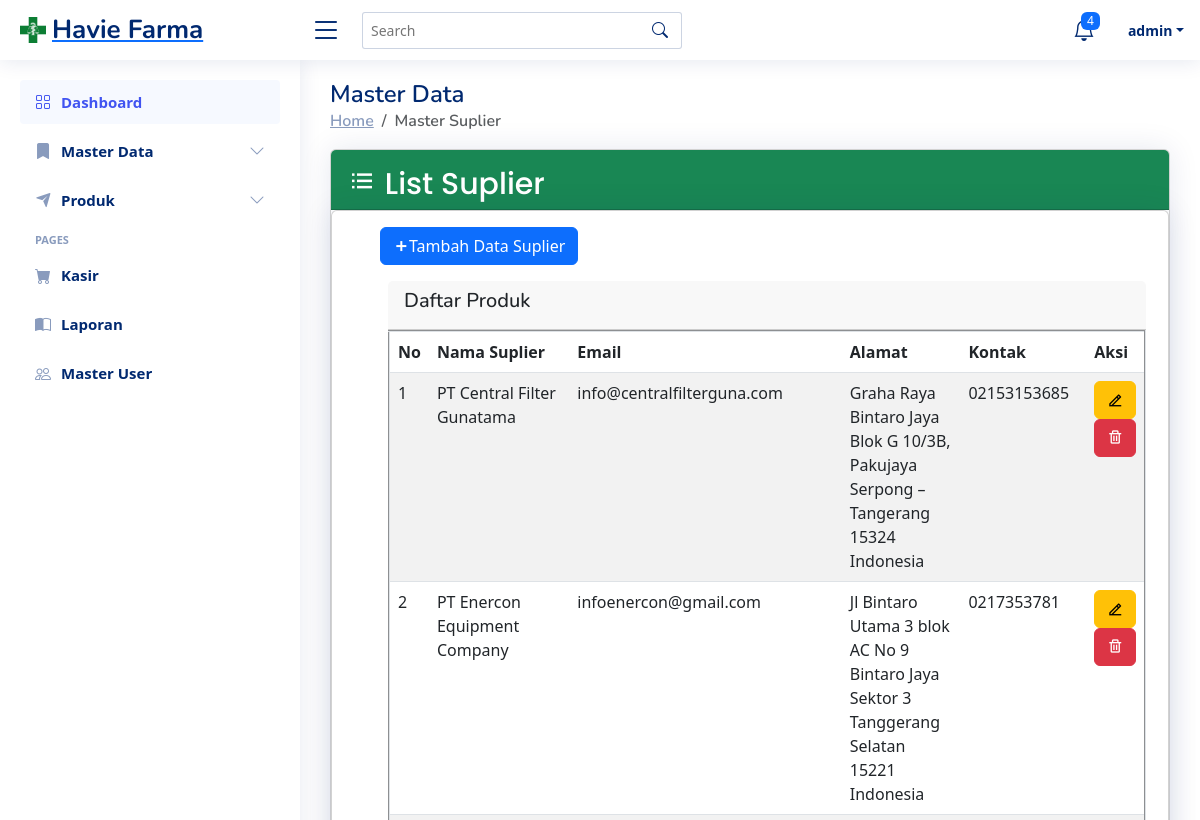
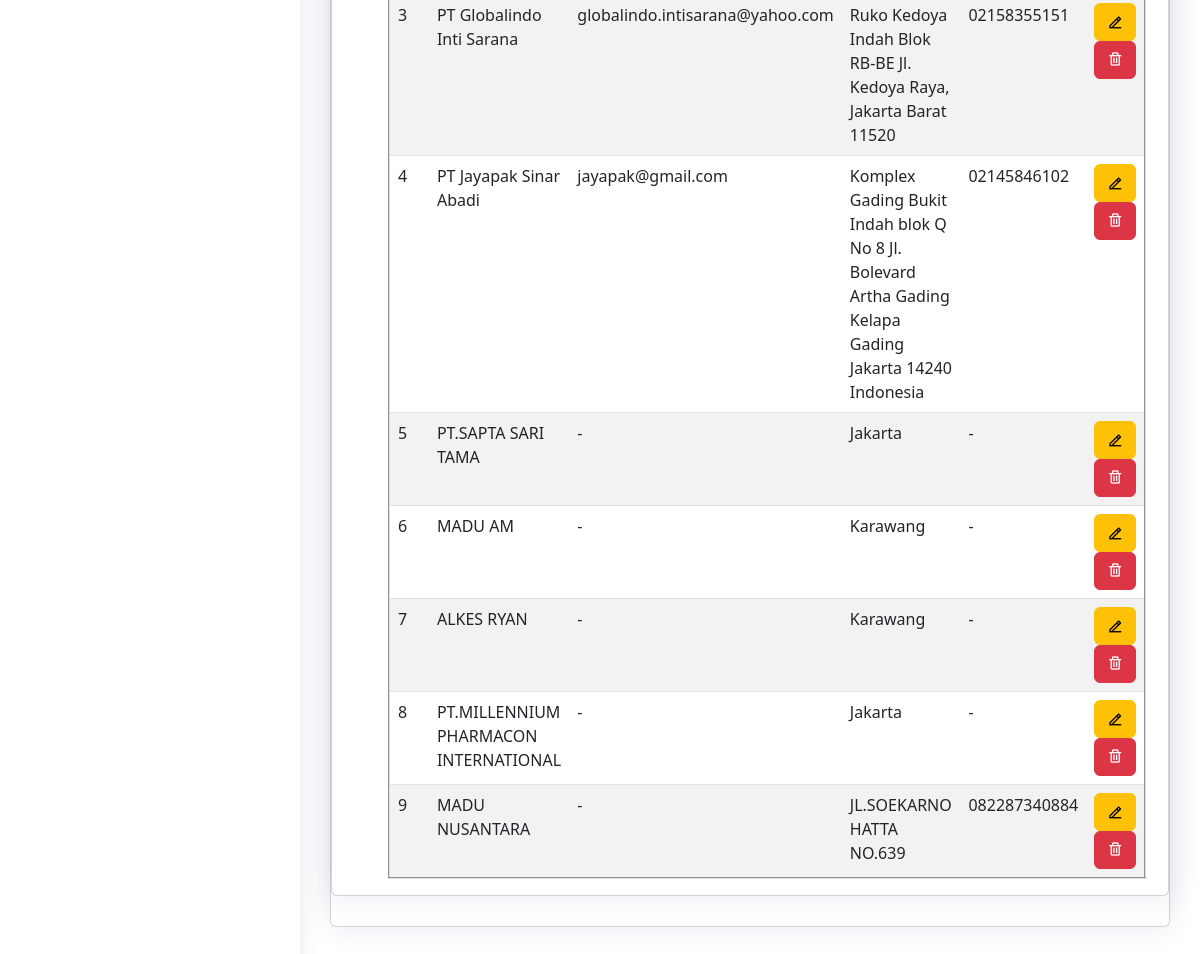
The page /masterdata/mastersuplier (signed in) on the database as committed earlier (2 pictures, top to bottom).
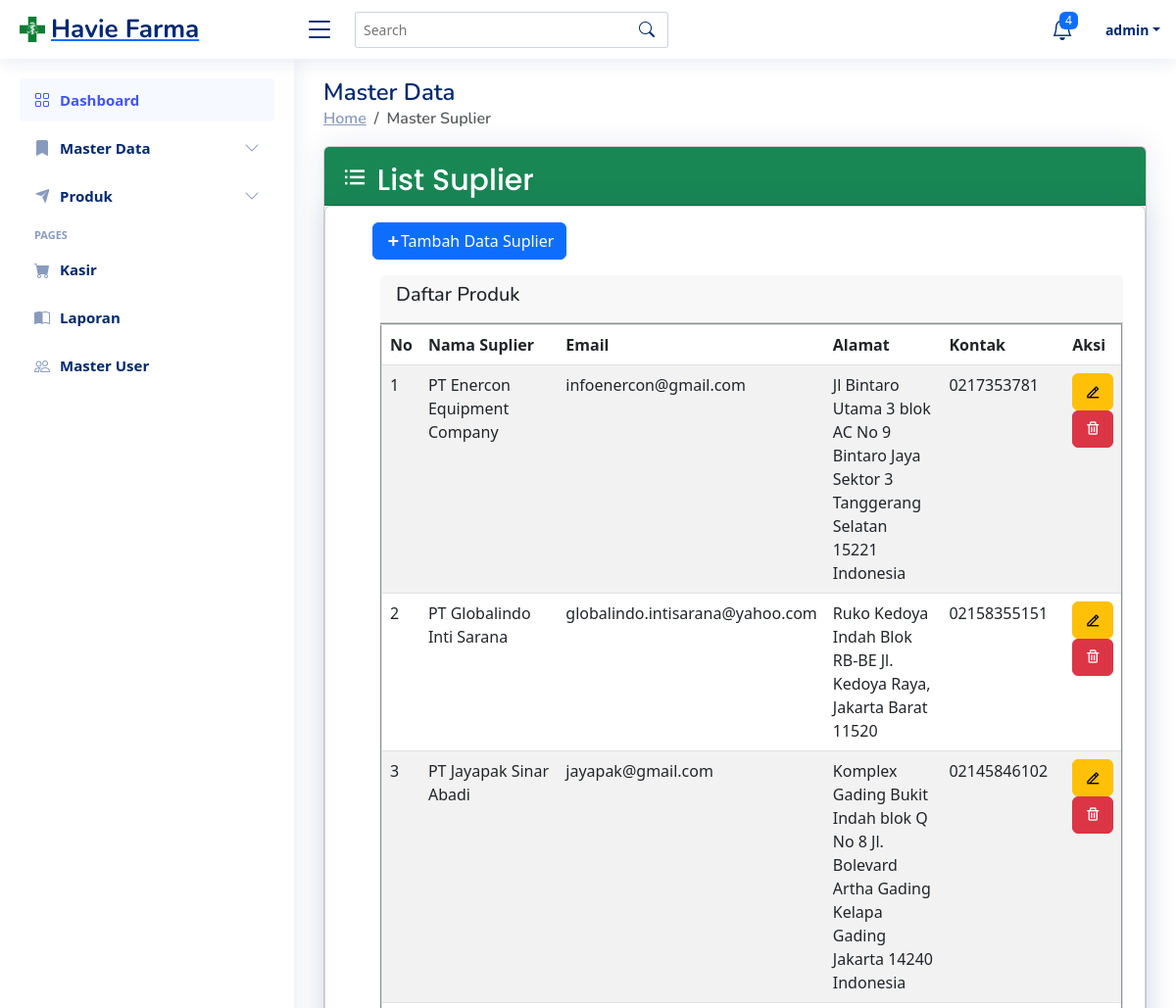
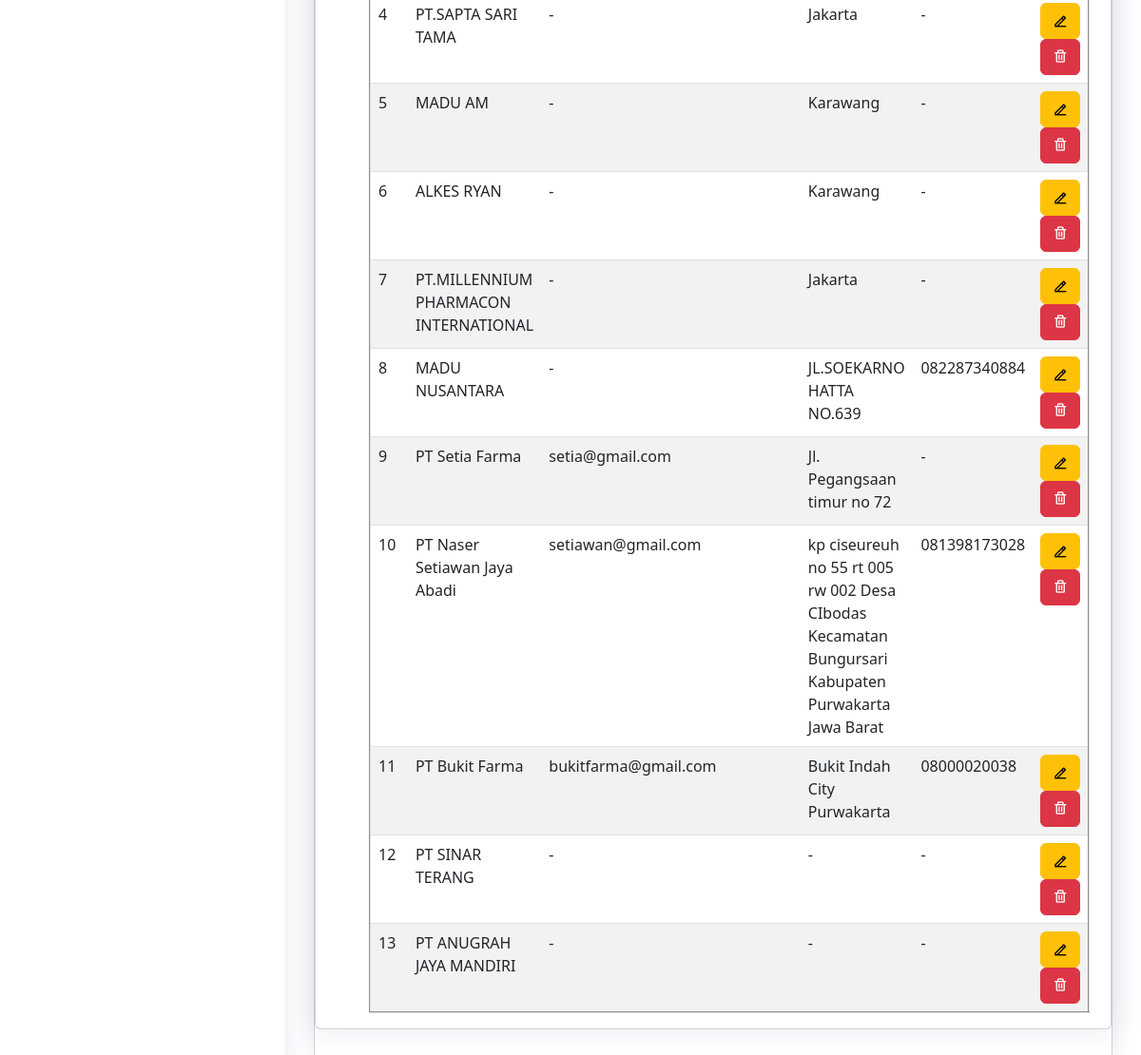
The same page on the database as committed later (2 pictures, top to bottom).
### tables this page shows
CREATE TABLE `tbl_m_suplier` (
  `id_suplier_tms` int(11) NOT NULL,
  `name_tms` varchar(50) NOT NULL,
  `address_tms` varchar(200) NOT NULL,
  `phone_number_tms` varchar(15) NOT NULL,
  `email_tms` varchar(100) NOT NULL,
  `website_tms` varchar(50) DEFAULT NULL,
  `information_tms` varchar(100) NOT NULL
);

### app/core/Controller.php (called while the page is built, shortened)
<?php
class Controller {
    public function view($view, $data = []) {
        require_once './../app/views/'.$view.'.php';
    }
    public function model($model)
    {
        return new $model;
    }
}

### app/controllers/Masterdata.php (called while the page is built, shortened)
<?php
class Masterdata extends Controller
{
    public function mastersuplier()
    {
        $data['title'] = "Master Data | Master Suplier";
        $data['suplier'] = $this->model('Suplier')->getAllSuplier();
        $this->view('templates/header', $data);
        $this->view("masterdata/mastersuplier", $data);
        $this->view('templates/footer');
    }
}

### app/core/App.php (called while the page is built, shortened)
<?php
class App {
    protected $method = 'index';
    protected $params = [];
    public function __construct() {
        $url = $this->parseURL();
        if (file_exists('./../app/controllers/'.ucfirst($url[0]).'.php')) {
            unset($url[0]);
        }
        $this->controller = new $this->controller();
        if (isset($url[1])) {
            if(method_exists($this->controller, $url[1])) {
                $this->method = $url[1];
            }
        }
        call_user_func_array([$this->controller, $this->method], $this->params);
    }
    public function parseURL() {
        if (isset($_GET['url'])) {
            $url = $_GET['url'];
            $url = rtrim($url,'/');
            $url = filter_var($url, FILTER_SANITIZE_URL);
            $url = explode('/', $url);
            return $url;
        }
    }
}

### public/index.php (called while the page is built, shortened)
<?php
$app = new App();

### app/core/Database.php (called while the page is built, shortened)
<?php
class Database
{
    private $host = DB_HOST;
    private $user = DB_USER;
    private $password = DB_PASS;
    private $db_name = DB_NAME;
    private $db_connect;
    private $stmt;
    public function __construct()
    {
        $dsn = 'mysql:host='. $this->host . ';dbname=' . $this->db_name;
        $option = [
            PDO::ATTR_PERSISTENT => true,
            PDO::ATTR_ERRMODE => PDO::ERRMODE_EXCEPTION
        ];
        try {
            $this->db_connect = new PDO($dsn, $this->user, $this->password, $option);
        } catch (PDOException $e) {
            die('' . $e->getMessage());
        }
    }
    public function query($query)
    {
        $this->stmt = $this->db_connect->prepare($query);
    }
    public function execute()
    {
        $this->stmt->execute();
    }
    public function resultSet()
    {
        $this->execute();
        return $this->stmt->fetchAll(PDO::FETCH_ASSOC);
    }
}

### app/models/Suplier.php (called while the page is built, shortened)
<?php
class Suplier {
    private $db;
    public function __construct()
    {
        $this->db = new Database();
    }
    public function getAllSuplier() {
        $this->db->query("SELECT * FROM tbl_m_suplier");
        return $this->db->resultSet();
    }
}

### app/views/masterdata/mastersuplier.php (the view, shortened to what this page needs)
<main id="main" class="main">
    <div class="pagetitle">
        <h1>Master Data</h1>
        <nav>
            <ol class="breadcrumb">
                <li class="breadcrumb-item"><a href="dashboard.php">Home</a></li>
                <li class="breadcrumb-item active">Master Suplier</li>
            </ol>
        </nav>
    </div>
    <section class="section masterdata">
        <div class="card">
            <div class="card-header bg-success" style="height : 60px;">
                <h2 class="card-title py-2" style="font-size : 30px; color : white;">
                    <i class="bx bx-list-ul fa"></i> List Suplier
                </h2>
            </div>
            <div class="card body">
                <div class='addproduct'>
                    <button type="button" class="btn btn-primary mt-3 ms-5 addProduct" data-bs-toggle="modal"
                        data-bs-target="#staticBackdrop">
                        <b><i class="ri-add-fill "></i></b>Tambah Data Suplier</button>
                </div>
                <div class="col-lg-11 ms-5 ps-2 mt-3">
                    <div class="card-header">
                        <h5>Daftar Produk</h5>
                    </div>
                    <table id="unit" class="table table-striped " border="2" style="width:100%">
                        <thead class="thead-primary">
                            <tr>
                                <th>No</th>
                                <th>Nama Suplier</th>
                                <th>Email</th>
                                <th>Alamat</th>
                                <th>Kontak</th>
                                <th>Aksi</th>
                            </tr>
                        </thead>
                        <tbody>
                            <?php
                            $no = 0;
                            foreach ($data['suplier'] as $row):
                                if($row['name_tms'] == '-'){
                                    continue;
                                }
                                $no += 1;
                                ?>
                                <tr>
                                    <td>
                                        <?= $no ?>
                                    </td>
                                    <td>
                                        <?= $row['name_tms']; ?>
                                    </td>
                                    <td>
                                        <?= $row['email_tms']; ?>
                                    </td>
                                    <td>
                                        <?= $row['address_tms']; ?>
                                    </td>
                                    <td>
                                        <?= $row['phone_number_tms']; ?>
                                    </td>
                                    <td>
                                        <a class="btn btn-warning suplierModalUpdate" href="#" data-bs-toggle="modal"
                                            data-bs-target="#staticBackdrop" role="button"
                                            data-id="<?= $row['id_suplier_tms']; ?>" data-url="<?= BASEURL; ?>"><i class="ri ri-edit-2-line"></i></a>
                                        <a class="btn btn-danger"
                                            href="<?= BASEURL ?>masterdata/mastersuplierDelete/<?= $row['id_suplier_tms'] ?>"
                                            role="button"
                                            onclick="return confirm('Hapus <?= $row['name_tms'] ?>')"><i class="bx bx-trash"></i></a>
                                    </td>
                                </tr>
                            <?php endforeach; ?>
                        </tbody>
                    </table>
                </div>
            </div>
        </div>
    </section>

### app/views/templates/header.php (shortened to what this page needs)
<!DOCTYPE html>
<html lang="en">
<head>
  <link rel="stylesheet" href="https://cdnjs.cloudflare.com/ajax/libs/font-awesome/4.7.0/css/font-awesome.min.css">
  <link href="<?= BASEURL ?>vendor/bootstrap/css/bootstrap.min.css" rel="stylesheet">
  <link href="<?= BASEURL ?>vendor/bootstrap-icons/bootstrap-icons.css" rel="stylesheet">
  <link href="<?= BASEURL ?>vendor/boxicons/css/boxicons.min.css" rel="stylesheet">
  <link href="<?= BASEURL ?>vendor/quill/quill.snow.css" rel="stylesheet">
  <link href="<?= BASEURL ?>vendor/quill/quill.bubble.css" rel="stylesheet">
  <link href="<?= BASEURL ?>vendor/remixicon/remixicon.css" rel="stylesheet">
  <link href="<?= BASEURL ?>vendor/simple-datatables/style.css" rel="stylesheet">
  <link href="<?= BASEURL ?>css/style.css" rel="stylesheet">
  <link rel="stylesheet" href="  https://cdnjs.cloudflare.com/ajax/libs/twitter-bootstrap/5.3.0/css/bootstrap.min.css
">
  <link rel="stylesheet" href="    https://cdn.datatables.net/1.13.7/css/dataTables.bootstrap5.min.css
">
</head>
<body>
  <header id="header" class="header fixed-top d-flex align-items-center">
    <div class="d-flex align-items-center justify-content-between">
      <a href="index.html" class="logo d-flex align-items-center">
        <img src="<?=BASEURL?>img/logoapotek.png" alt="Ini Logo">
        <span class="d-none d-lg-block">Havie Farma</span>
      </a>
      <i class="bi bi-list toggle-sidebar-btn"></i>
    </div>
    <div class="search-bar">
      <form class="search-form d-flex align-items-center" method="POST" action="#">
        <input type="text" name="query" placeholder="Search" title="Enter search keyword">
        <button type="submit" title="Search"><i class="bi bi-search"></i></button>
      </form>
    </div>
    <nav class="header-nav ms-auto">
      <ul class="d-flex align-items-center">
        <li class="nav-item dropdown">
          <a class="nav-link nav-icon" href="#" data-bs-toggle="dropdown">
            <i class="bi bi-bell"></i>
            <span class="badge bg-primary badge-number">4</span>
          </a>
        </li>
        <li class="nav-item dropdown pe-3">
          <a class="nav-link nav-profile d-flex align-items-center pe-0" href="#" data-bs-toggle="dropdown">
            <span class="d-none d-md-block dropdown-toggle ps-2"><?=$_SESSION['name']?></span>
          </a>
        </li>
      </ul>
    </nav>
  </header>
  <?php include 'sidebar.php';
  ?>

### app/views/templates/sidebar.php (shortened to what this page needs)
<aside id="sidebar" class="sidebar">
  <ul class="sidebar-nav" id="sidebar-nav">
    <li class="nav-item">
      <a class="nav-link " href="<?= BASEURL ?>home/index">
        <i class="bi bi-grid"></i>
        <span>Dashboard</span>
      </a>
    </li>
    <li class="nav-item">
      <a class="nav-link collapsed" data-bs-target="#components-nav" data-bs-toggle="collapse" href="#">
        <i class="bi bi-bookmark-fill"></i><span>Master Data</span><i class="bi bi-chevron-down ms-auto"></i>
      </a>
    </li>
    <li class="nav-item">
      <a class="nav-link collapsed" data-bs-target="#components-nav-product" data-bs-toggle="collapse" href="#">
        <i class="ri-send-plane-fill"></i><span>Produk</span><i class="bi bi-chevron-down ms-auto"></i>
      </a>
    </li>
    <li class="nav-heading">Pages</li>
    <li class="nav-item">
      <a class="nav-link collapsed" href="<?=BASEURL?>cashier">
        <i class="bi bi-cart-fill"></i>
        <span>Kasir</span>
      </a>
    </li>
    <li class="nav-item">
      <a class="nav-link collapsed" href="../pembeliantiket/pembeliantiket">
        <i class="bi bi-book-half"></i>
        <span>Laporan</span>
      </a>
    </li>
    <li class="nav-item">
      <a class="nav-link collapsed" href="../masteruser/masteruser">
        <i class="bi bi-people"></i>
        <span>Master User</span>
      </a>
    </li>
  </ul>
</aside>

### app/views/templates/footer.php (shortened to what this page needs)
</body>
</html>

### public/css/style.css (style rules this page uses)
:root { scroll-behavior: smooth; }
body { font-family: "Open Sans", sans-serif; background: #f6f9ff; color: #444444; }
a { color: #4154f1; text-decoration: none; }
h1, h2, h3, h4, h5, h6 { font-family: "Nunito", sans-serif; }
#main { margin-top: 60px; padding: 20px 30px; transition: all 0.3s; }
.pagetitle { margin-bottom: 10px; }
.pagetitle h1 { font-size: 24px; margin-bottom: 0; font-weight: 600; color: #012970; }
.card { margin-bottom: 30px; border: none; border-radius: 5px; box-shadow: 0px 0 30px rgba(1, 41, 112, 0.1); }
.card-header, .card-footer { border-color: #ebeef4; background-color: #fff; color: #798eb3; padding: 15px; }
.card-title { padding: 20px 0 15px 0; font-size: 18px; font-weight: 500; color: #012970; font-family: "Poppins", sans-serif; }
.breadcrumb { font-size: 14px; font-family: "Nunito", sans-serif; color: #899bbd; font-weight: 600; }
.breadcrumb a { color: #899bbd; transition: 0.3s; }
.breadcrumb .breadcrumb-item::before { color: #899bbd; }
.breadcrumb .active { color: #51678f; font-weight: 600; }
.logo { line-height: 1; }
@media (min-width: 1200px) { .logo { width: 280px; } }
.logo img { max-height: 26px; margin-right: 6px; }
.logo span { font-size: 26px; font-weight: 700; color: #012970; font-family: "Nunito", sans-serif; }
.header { transition: all 0.5s; z-index: 997; height: 60px; box-shadow: 0px 2px 20px rgba(1, 41, 112, 0.1); background-color: #fff; padding-left: 20px; }
.header .toggle-sidebar-btn { font-size: 32px; padding-left: 10px; cursor: pointer; color: #012970; }
.header .search-bar { min-width: 360px; padding: 0 20px; }
.header .search-form { width: 100%; }
.header .search-form input { border: 0; font-size: 14px; color: #012970; border: 1px solid rgba(1, 41, 112, 0.2); padding: 7px 38px 7px 8px; border-radius: 3px; transition: 0.3s; width: 100%; }
.header .search-form button { border: 0; padding: 0; margin-left: -30px; background: none; }
.header .search-form button i { color: #012970; }
.header-nav ul { list-style: none; }
.header-nav>ul { margin: 0; padding: 0; }
.header-nav .nav-icon { font-size: 22px; color: #012970; margin-right: 25px; position: relative; }
.header-nav .nav-profile { color: #012970; }
.header-nav .nav-profile span { font-size: 14px; font-weight: 600; }
.header-nav .badge-number { position: absolute; inset: -2px -5px auto auto; font-weight: normal; font-size: 12px; padding: 3px 6px; }
.sidebar { position: fixed; top: 60px; left: 0; bottom: 0; width: 300px; z-index: 996; transition: all 0.3s; padding: 20px; overflow-y: auto; scrollbar-width: thin; scrollbar-color: #aab7cf transparent; box-shadow: 0px 0px 20px rgba(1, 41, 112, 0.1); background-color: #fff; }
@media (min-width: 1200px) { #main, #footer { margin-left: 300px; } }
.sidebar-nav { padding: 0; margin: 0; list-style: none; }
.sidebar-nav li { padding: 0; margin: 0; list-style: none; }
.sidebar-nav .nav-item { margin-bottom: 5px; }
.sidebar-nav .nav-heading { font-size: 11px; text-transform: uppercase; color: #899bbd; font-weight: 600; margin: 10px 0 5px 15px; }
.sidebar-nav .nav-link { display: flex; align-items: center; font-size: 15px; font-weight: 600; color: #4154f1; transition: 0.3; background: #f6f9ff; padding: 10px 15px; border-radius: 4px; }
.sidebar-nav .nav-link i { font-size: 16px; margin-right: 10px; color: #4154f1; }
.sidebar-nav .nav-link.collapsed { color: #012970; background: #fff; }
.sidebar-nav .nav-link.collapsed i { color: #899bbd; }
.sidebar-nav .nav-link .bi-chevron-down { margin-right: 0; transition: transform 0.2s ease-in-out; }

Rows that differ between the two databases and show on the page:
removed tbl_m_suplier: name_tms "PT Central Filter Gunatama", email_tms "info@centralfilterguna.com", address_tms "Graha Raya Bintaro Jaya Blok G 10/3B, Pakujaya Serpong – Tangerang 15324 Indonesia", phone_number_tms "02153153685"
added tbl_m_suplier: name_tms "PT Setia Farma", email_tms "setia@gmail.com", address_tms "Jl. Pegangsaan timur no 72", phone_number_tms "-"
added tbl_m_suplier: name_tms "PT Naser Setiawan Jaya Abadi", email_tms "setiawan@gmail.com", address_tms "kp ciseureuh no 55 rt 005 rw 002 Desa CIbodas Kecamatan Bungursari Kabupaten Purwakarta Jawa Barat", phone_number_tms "081398173028"
added tbl_m_suplier: name_tms "PT Bukit Farma", email_tms "bukitfarma@gmail.com", address_tms "Bukit Indah City Purwakarta", phone_number_tms "08000020038"
added tbl_m_suplier: name_tms "PT SINAR TERANG", email_tms "-", address_tms "-", phone_number_tms "-"
added tbl_m_suplier: name_tms "PT ANUGRAH JAYA MANDIRI", email_tms "-", address_tms "-", phone_number_tms "-"
